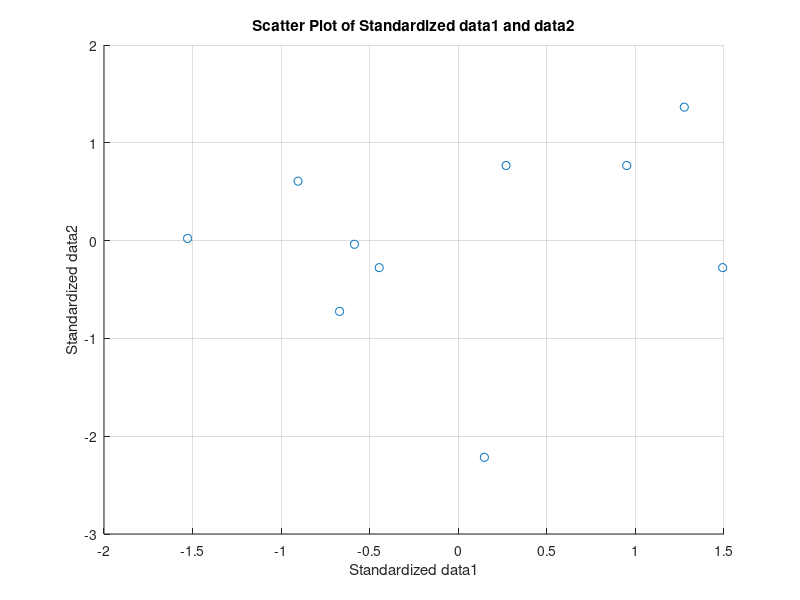

The MATLAB source for this figure:
% 데이터 준비
data1 = [1.503 3.288 4.20 3.96 4.6 6.650 8.6 6.3 9.53 10.15];
data2 = [1 1.785 0.92 0 0.6 2 2 -2 2.8 0.6];

% 데이터 표준화
data1_standardized = (data1 - mean(data1)) / std(data1);
data2_standardized = (data2 - mean(data2)) / std(data2);

% 상관계수 계산
R = corrcoef(data1_standardized, data2_standardized);

% 상관계수 출력
disp('상관계수:');
disp(R);

% 산점도 그리기
figure;
scatter(data1_standardized, data2_standardized);
title('Scatter Plot of Standardized data1 and data2');
xlabel('Standardized data1');
ylabel('Standardized data2');
grid on;
